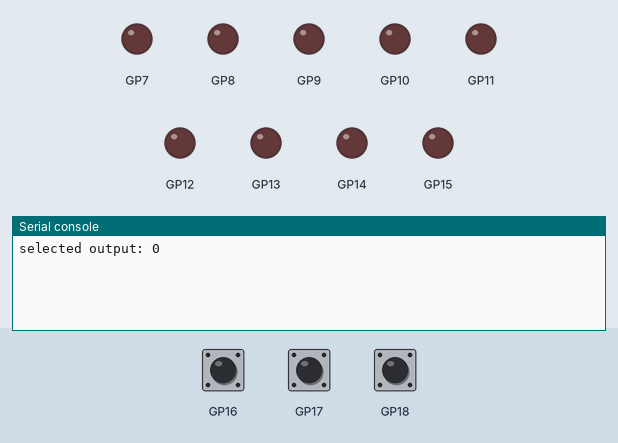
Recording of a program running on a simulated Raspberry Pi Pico running MicroPython. On the bench: output pins drawn as LEDs (lit = HIGH), the last lines printed to the serial console. Wiring (from the project's diagram.json): red LED on GP7, red LED on GP8, red LED on GP9, red LED on GP10, red LED on GP11, red LED on GP12, red LED on GP13, red LED on GP14, red LED on GP15, green button on GP16, green button on GP17, green button on GP18. The test bench sets the inputs (shaded band); at power-on: GP16 LOW, GP17 LOW, GP18 LOW. Pins used as bus, display or sensor lines are not drawn.

Above: at 1.2 s.
1.3 s: GP16 pulled HIGH for 0.15 s
At 2.1 s:
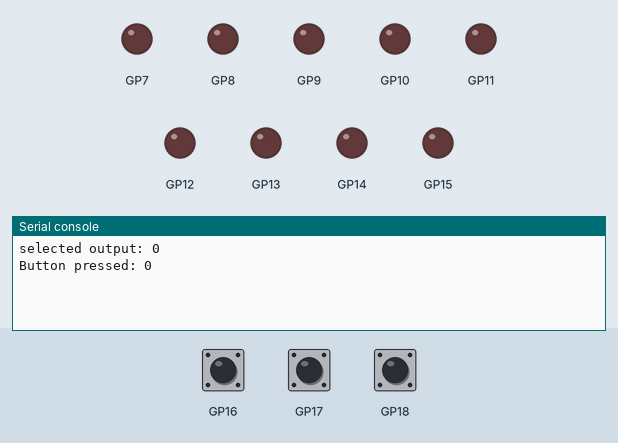
2.9 s: GP16 pulsed HIGH 2 times (0.12 s each, 0.3 s apart)
At 4.9 s:
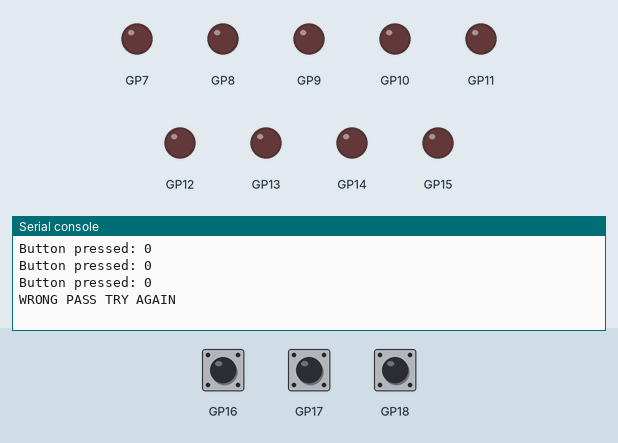

The program:

main.py
```python
import machine
import time
from utime import sleep

LED_COUNT = 9
BUTTON_START_ID = 16
BUTTON_COUNT = 3
INPUT_COUNT = 4
LED_GPIO_START = 7
last_button_time_stamp = 0
key_presses = []

def PinId(pin):
    return int(str(pin)[8:11].rstrip(","))

def interrupt_callback(pin):
    global last_button_time_stamp
    cur_button_timestamp = time.ticks_ms()
    button_press_delta = cur_button_timestamp - last_button_time_stamp
    if button_press_delta > 200:
        last_button_time_stamp = cur_button_timestamp
        key_presses.append(pin)
        print(f'Button pressed: {PinId(pin) - BUTTON_START_ID}')

def main():
    sleep(0.01)
    global key_presses
    global last_button_time_stamp

    s0 = machine.Pin(27, machine.Pin.OUT)
    s1 = machine.Pin(28, machine.Pin.OUT)
    mux_in = machine.Pin(26, machine.Pin.IN, machine.Pin.PULL_DOWN)

    buttons = []
    for button_id in range(BUTTON_COUNT):
        buttons.append(machine.Pin(BUTTON_START_ID + button_id, machine.Pin.IN, machine.Pin.PULL_DOWN))
        buttons[-1].irq(trigger=machine.Pin.IRQ_FALLING, handler=interrupt_callback)

    PASS_CODE = [buttons[0], buttons[2], buttons[1]]
    PASSCODE_LENGTH = len(PASS_CODE)

    output_pins = []
    for output_id in range(LED_COUNT):
        output_pins.append(machine.Pin(LED_GPIO_START + output_id, machine.Pin.OUT))

    prev_val = -1
    while True:
        binary_code = 0
        for sel_val in range(INPUT_COUNT):
            s0.value(sel_val % 2)
            sleep(0.02)
            s1.value(sel_val // 2)
            sleep(0.02)
            binary_code += (pow(2, sel_val) * mux_in.value())

        if prev_val != binary_code:
            prev_val = binary_code
            print(f'selected output: {prev_val}')
            sleep(0.2)

        if len(key_presses) >= PASSCODE_LENGTH:
            if key_presses[:PASSCODE_LENGTH] == PASS_CODE:
                print('RIGHT PASS!')
                if  binary_code < LED_COUNT:
                    print(f'toggling: {binary_code}')
                    output_pins[binary_code].toggle()
                else:
                    print('Selected output is out of range. Valid range: 0-8')
            else:
                print('WRONG PASS TRY AGAIN')
            print(' ')
            key_presses = key_presses[PASSCODE_LENGTH:]

if __name__ == "__main__":
    main()
```

Measured:
- after the input at 1.3 s, the serial console: prints a new line after 0.15 s (image 1)
- after the input at 2.9 s, the serial console: prints a new line after 0.52 s (image 2)
